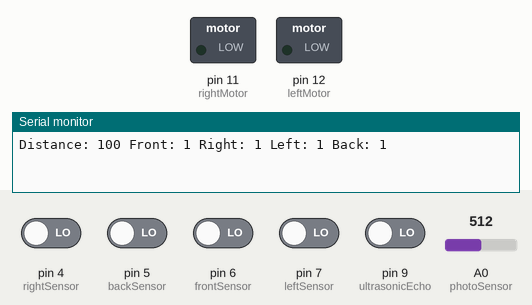
Simulated run of this sketch. Board: Arduino Uno, built with avr-gcc and run on an emulated ATmega328P. On the bench: switched loads named in the sketch (green lamp = pin HIGH), the last lines printed to the serial monitor. The test bench sets the inputs (shaded band); at power-on: pin 4 (rightSensor), pin 5 (backSensor), pin 6 (frontSensor), pin 7 (leftSensor), pin 9 (ultrasonicEcho) LOW, A0 (photoSensor) = 512. Pins used as bus, display or sensor lines are not drawn. At 21.1 s the program stops and its outputs stay as they are.

Above: at 0.1 s.
At 1.1 s:
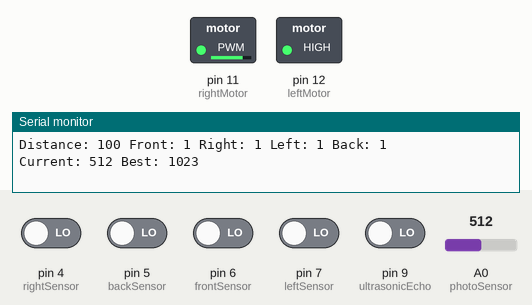
Timing chart, 0 to 2.6 s (numbered marks = the images above):
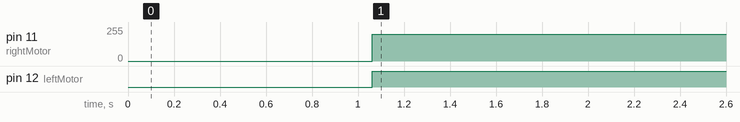

The sketch:

Micros_Proyecto_Final.ino
```cpp
#include <Time.h>
#include <TimeLib.h>

const int frontSensor = 6;
const int rightSensor = 4;
const int backSensor = 5;
const int leftSensor = 7;
const int ultrasonicTrig = 8;
const int ultrasonicEcho = 9;
const int rightMotor = 11;
const int leftMotor = 12;
const int photoSensor = A0;

boolean frontReading = false;
boolean rightReading = false;
boolean backReading = false;
boolean leftReading = false;
boolean carFound = false;
boolean goalFound = false;

unsigned long currentDistance = 100;

void printReadings(){
  Serial.print("Distance: ");
  Serial.print(currentDistance);
  Serial.print(" Front: ");
  Serial.print(frontReading);
  Serial.print(" Right: ");
  Serial.print(rightReading);
  Serial.print(" Left: ");
  Serial.print(leftReading);
  Serial.print(" Back: ");
  Serial.println(backReading);
}

boolean isSensorDetecting(int beaconSensorPin) {
  if (digitalRead(beaconSensorPin) == HIGH)
    return true;
  return false;
}

void readAllBeaconSensors() {
  frontReading = !isSensorDetecting(frontSensor);
  rightReading = !isSensorDetecting(rightSensor);
  backReading = !isSensorDetecting(backSensor);
  leftReading = !isSensorDetecting(leftSensor);
}


void turnUntilFacingForward(int rightPWM, int leftPWM) {
  while(!(frontReading and not rightReading and not backReading and not leftReading))
  {
    printReadings();
    analogWrite(rightMotor, rightPWM);
    analogWrite(leftMotor, leftPWM);
    delay(50);
    readAllBeaconSensors();
  }
}

void stopMotors(){
  analogWrite(rightMotor, 0);
  analogWrite(leftMotor, 0);
}

void turnNinetyDegreesRight(int times){
  for (int i = 0; i < times; i++){
  analogWrite(rightMotor, 0);
  analogWrite(leftMotor, 200);
  delay(550); //Tentative to let run the motors
  stopMotors();
  delay(200);
  Serial.println("Running");
  }

}

void seekLight(){
    /*photoValue = analogRead(photoSensor);
    while(photoValue > 500){
      analogWrite(rightMotor, 200);
      analogWrite(leftMotor, 0);
    }
    analogWrite(rightMotor, 200);
    analogWrite(leftMotor, 200);*/
    int bestPhotoReading = 1023;
    int currentPhotoReading = 2000;
    long previousTime;
    long currentTime;
    currentPhotoReading = analogRead(photoSensor);

    while(!goalFound) {
      previousTime = millis();
      while(true){
        analogWrite(rightMotor, 200);
        analogWrite(leftMotor, 220);
        currentTime = millis();
        if (currentTime - previousTime >= 1300){
          // Return to previous point to choose another direction.
         turnNinetyDegreesRight(2);
         analogWrite(rightMotor, 200);
         analogWrite(leftMotor, 220);
         delay(1300);
         stopMotors();
         delay(10);
         turnNinetyDegreesRight(1);
         delay(300);
         break;
        }
        else{
         currentPhotoReading = analogRead(photoSensor);
         Serial.print("Current: ");
         Serial.print(currentPhotoReading);
         Serial.print(" Best: ");
         Serial.println(bestPhotoReading);
         if (currentPhotoReading < bestPhotoReading) {
           bestPhotoReading = currentPhotoReading;
           previousTime = currentTime;
           if (currentPhotoReading < 600){
            goalFound = true;
            break;
           }
         }
        }
       }


      }

      //delay(800); // Let the car go forward some time
      /*currentPhotoReading = analogRead(photoSensor);
      Serial.print("Current: ");
      Serial.print(currentPhotoReading);
      Serial.print(" Best: ");
      Serial.println(bestPhotoReading);
      if (currentPhotoReading > bestPhotoReading) {
        // Return to previous point to choose another direction.
        turnNinetyDegreesRight(2);
        analogWrite(rightMotor, 200);
        analogWrite(leftMotor, 230);
        delay(800);
        turnNinetyDegreesRight(1);
      }
      else{
        // A better reading was found, continue that way
        bestPhotoReading = currentPhotoReading;
      }  */

    goalFound = true;
}

unsigned long distanceToNearestObject(){
  digitalWrite(ultrasonicTrig, HIGH);
  delay(10);
  digitalWrite(ultrasonicTrig, LOW);
  return pulseIn(ultrasonicEcho, HIGH) * 0.034 / 2;
}


void setup() {
  // put your setup code here, to run once:
  Serial.begin(9600);
  pinMode(frontSensor, INPUT);
  pinMode(rightSensor, INPUT);
  pinMode(backSensor, INPUT);
  pinMode(leftSensor, INPUT);
  pinMode(ultrasonicTrig, OUTPUT);
  pinMode(ultrasonicEcho, INPUT);
  pinMode(rightMotor, OUTPUT);
  pinMode(leftMotor, OUTPUT);
}

void loop() {
  /*
   * Find the slave car
   */
  /*while(true){
    //turnUntilFacingForward(0, 200);
    //turnNinetyDegreesRight(1);     // TESTING
    //delay(1500);
    seekLight();
    if (goalFound){
      stopMotors();
      while(true){
        delay(1000);
      }
    }
  }*/
  if(!carFound){
    readAllBeaconSensors();
    printReadings();
    if(frontReading){
      currentDistance = distanceToNearestObject();
      if (currentDistance > 15){
        analogWrite(rightMotor, 160);
        analogWrite(leftMotor, 180);
      }
      else{
        analogWrite(rightMotor, 0);
        analogWrite(leftMotor, 0);
        /*while(true){
            delay(100);
        }*/
        carFound = true;
      }
    }
    else if (rightReading) {
      turnUntilFacingForward(0, 200);
    }
    else if (backReading) {
      turnUntilFacingForward(0, 250);
    }
    else if (leftReading) {
      turnUntilFacingForward(200, 0);
    }
    else{
      analogWrite(rightMotor, 0);
      analogWrite(leftMotor, 0);
    }
  }
  else if(!goalFound){
    /*
     * Find the goal by reading the fotoresistor and heading to areas with greater light
     */
     seekLight();
  }
  else {
    /*
     * Goal reached. Stop car.
     */
    while(true){
      delay(10000);
    }
  }
  //////////////////////////////////////////////////////////


  /*if(currentDistance < 15){
    digitalWrite(rightMotor, LOW);
    digitalWrite(leftMotor, LOW);
  }
  else{
    analogWrite(rightMotor, 150);
    analogWrite(leftMotor, 150);
  }*/

  delay(50);
}
```

Measured:
- by itself, pin 11 (rightMotor): 0/255 → 200/255 at 1.1 s
- by itself, pin 12 (leftMotor): LOW → HIGH at 1.1 s
